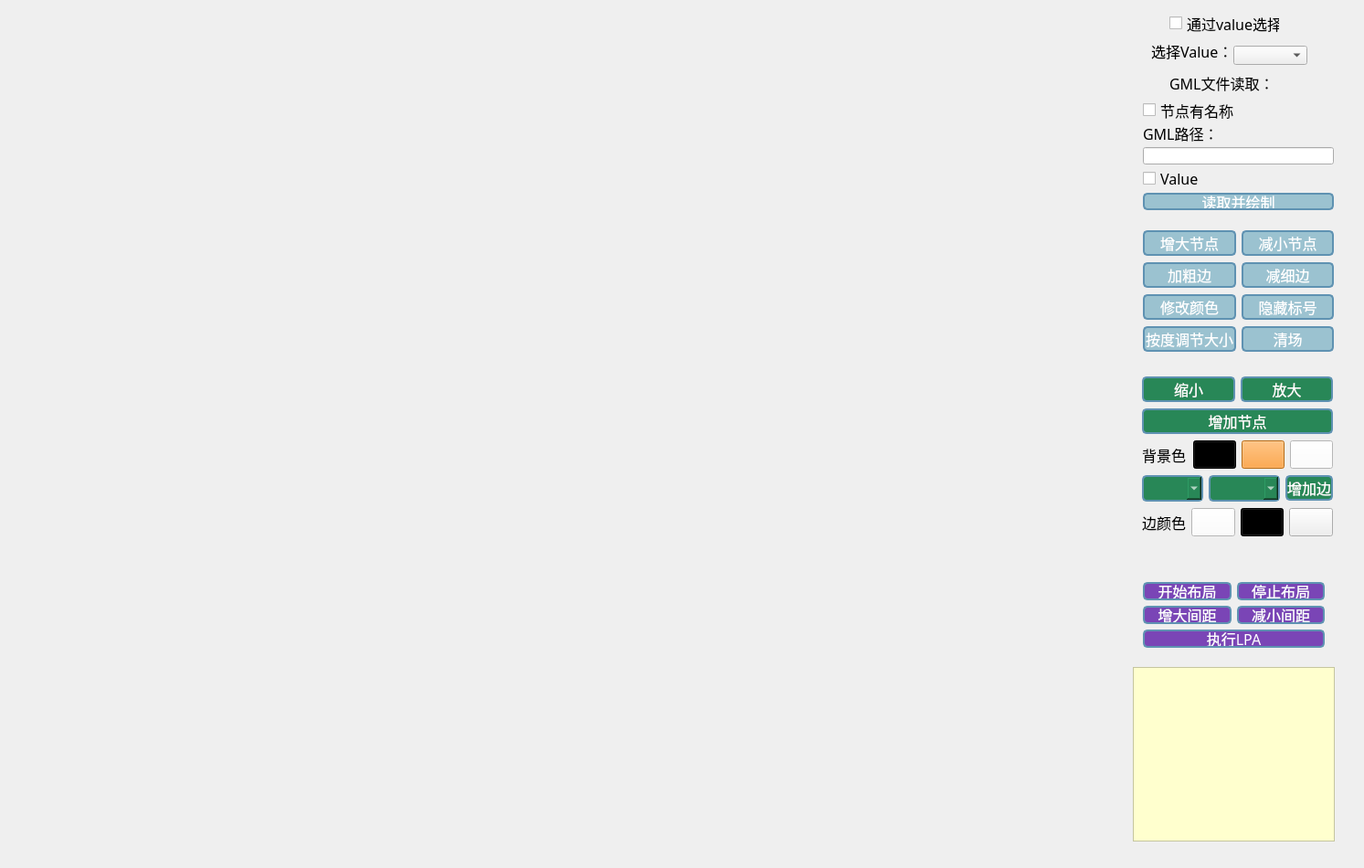
<?xml version="1.0" encoding="UTF-8"?>
<ui version="4.0">
 <class>MainWindow</class>
 <widget class="QMainWindow" name="MainWindow">
  <property name="geometry">
   <rect>
    <x>0</x>
    <y>0</y>
    <width>1493</width>
    <height>950</height>
   </rect>
  </property>
  <property name="windowTitle">
   <string>MainWindow</string>
  </property>
  <widget class="QWidget" name="centralWidget">
   <widget class="QTextBrowser" name="textBrowser">
    <property name="geometry">
     <rect>
      <x>1240</x>
      <y>730</y>
      <width>221</width>
      <height>191</height>
     </rect>
    </property>
    <property name="font">
     <font>
      <family>微软雅黑</family>
     </font>
    </property>
    <property name="styleSheet">
     <string notr="true">background-color:rgb(255, 255, 206)</string>
    </property>
    <property name="html">
     <string>&lt;!DOCTYPE HTML PUBLIC &quot;-//W3C//DTD HTML 4.0//EN&quot; &quot;http://www.w3.org/TR/REC-html40/strict.dtd&quot;&gt;
&lt;html&gt;&lt;head&gt;&lt;meta name=&quot;qrichtext&quot; content=&quot;1&quot; /&gt;&lt;style type=&quot;text/css&quot;&gt;
p, li { white-space: pre-wrap; }
&lt;/style&gt;&lt;/head&gt;&lt;body style=&quot; font-family:'微软雅黑'; font-size:9pt; font-weight:400; font-style:normal;&quot;&gt;
&lt;p style=&quot;-qt-paragraph-type:empty; margin-top:0px; margin-bottom:0px; margin-left:0px; margin-right:0px; -qt-block-indent:0; text-indent:0px; font-size:20pt;&quot;&gt;&lt;br /&gt;&lt;/p&gt;&lt;/body&gt;&lt;/html&gt;</string>
    </property>
   </widget>
   <widget class="QWidget" name="layoutWidget">
    <property name="geometry">
     <rect>
      <x>1239</x>
      <y>400</y>
      <width>231</width>
      <height>201</height>
     </rect>
    </property>
    <property name="font">
     <font>
      <family>微软雅黑</family>
      <pointsize>12</pointsize>
     </font>
    </property>
    <layout class="QVBoxLayout" name="verticalLayout">
     <item>
      <layout class="QHBoxLayout" name="horizontalLayout">
       <item>
        <widget class="QPushButton" name="pushButton_4">
         <property name="font">
          <font>
           <family>微软雅黑</family>
           <pointsize>12</pointsize>
          </font>
         </property>
         <property name="styleSheet">
          <string notr="true">QPushButton
{
background-color:rgb(40, 135, 87);
border:2px solid #5F92B2;
border-radius:5px;
color:white;
}</string>
         </property>
         <property name="text">
          <string>缩小</string>
         </property>
        </widget>
       </item>
       <item>
        <widget class="QPushButton" name="pushButton">
         <property name="font">
          <font>
           <family>微软雅黑</family>
           <pointsize>12</pointsize>
          </font>
         </property>
         <property name="styleSheet">
          <string notr="true">QPushButton
{
background-color:rgb(40, 135, 87);
border:2px solid #5F92B2;
border-radius:5px;
color:white;
}</string>
         </property>
         <property name="text">
          <string>放大</string>
         </property>
        </widget>
       </item>
      </layout>
     </item>
     <item>
      <widget class="QPushButton" name="pushButton_2">
       <property name="font">
        <font>
         <family>微软雅黑</family>
         <pointsize>12</pointsize>
        </font>
       </property>
       <property name="styleSheet">
        <string notr="true">QPushButton
{
background-color:rgb(40, 135, 87);
border:2px solid #5F92B2;
border-radius:5px;
color:white;
}</string>
       </property>
       <property name="text">
        <string>增加节点</string>
       </property>
      </widget>
     </item>
     <item>
      <layout class="QHBoxLayout" name="horizontalLayout_3">
       <item>
        <widget class="QLabel" name="label">
         <property name="font">
          <font>
           <family>微软雅黑</family>
           <pointsize>12</pointsize>
          </font>
         </property>
         <property name="text">
          <string>背景色：</string>
         </property>
        </widget>
       </item>
       <item>
        <widget class="QPushButton" name="pushButton_5">
         <property name="font">
          <font>
           <family>微软雅黑</family>
           <pointsize>12</pointsize>
          </font>
         </property>
         <property name="styleSheet">
          <string notr="true">background-color: rgb(0, 0, 0);</string>
         </property>
         <property name="text">
          <string/>
         </property>
        </widget>
       </item>
       <item>
        <widget class="QPushButton" name="pushButton_10">
         <property name="font">
          <font>
           <family>微软雅黑</family>
           <pointsize>12</pointsize>
          </font>
         </property>
         <property name="styleSheet">
          <string notr="true">background-color: rgb(255, 148, 26);</string>
         </property>
         <property name="text">
          <string/>
         </property>
        </widget>
       </item>
       <item>
        <widget class="QPushButton" name="pushButton_6">
         <property name="font">
          <font>
           <family>微软雅黑</family>
           <pointsize>12</pointsize>
          </font>
         </property>
         <property name="styleSheet">
          <string notr="true">background-color: rgb(255, 255, 255);</string>
         </property>
         <property name="text">
          <string/>
         </property>
        </widget>
       </item>
      </layout>
     </item>
     <item>
      <layout class="QHBoxLayout" name="horizontalLayout_2">
       <item>
        <widget class="QComboBox" name="comboBox_2">
         <property name="minimumSize">
          <size>
           <width>62</width>
           <height>0</height>
          </size>
         </property>
         <property name="font">
          <font>
           <family>微软雅黑</family>
           <pointsize>12</pointsize>
          </font>
         </property>
         <property name="styleSheet">
          <string notr="true">QComboBox
{
background-color:rgb(40, 135, 87);
border:2px solid #5F92B2;
border-radius:5px;
color:white;
}</string>
         </property>
        </widget>
       </item>
       <item>
        <widget class="QComboBox" name="comboBox">
         <property name="font">
          <font>
           <family>微软雅黑</family>
           <pointsize>12</pointsize>
          </font>
         </property>
         <property name="styleSheet">
          <string notr="true">QComboBox
{
background-color:rgb(40, 135, 87);
border:2px solid #5F92B2;
border-radius:5px;
color:white;
}</string>
         </property>
        </widget>
       </item>
       <item>
        <widget class="QPushButton" name="pushButton_3">
         <property name="font">
          <font>
           <family>微软雅黑</family>
           <pointsize>12</pointsize>
          </font>
         </property>
         <property name="styleSheet">
          <string notr="true">QPushButton
{
background-color:rgb(40, 135, 87);
border:2px solid #5F92B2;
border-radius:5px;
color:white;
}</string>
         </property>
         <property name="text">
          <string>增加边</string>
         </property>
        </widget>
       </item>
      </layout>
     </item>
     <item>
      <layout class="QHBoxLayout" name="horizontalLayout_4">
       <item>
        <widget class="QLabel" name="label_3">
         <property name="font">
          <font>
           <family>微软雅黑</family>
           <pointsize>12</pointsize>
          </font>
         </property>
         <property name="text">
          <string>边颜色</string>
         </property>
        </widget>
       </item>
       <item>
        <widget class="QPushButton" name="pushButton_12">
         <property name="font">
          <font>
           <family>微软雅黑</family>
           <pointsize>12</pointsize>
          </font>
         </property>
         <property name="styleSheet">
          <string notr="true">background-color: rgb(255, 255, 255);</string>
         </property>
         <property name="text">
          <string/>
         </property>
        </widget>
       </item>
       <item>
        <widget class="QPushButton" name="pushButton_13">
         <property name="font">
          <font>
           <family>微软雅黑</family>
           <pointsize>12</pointsize>
          </font>
         </property>
         <property name="styleSheet">
          <string notr="true">background-color: rgb(0, 0, 0);</string>
         </property>
         <property name="text">
          <string/>
         </property>
        </widget>
       </item>
       <item>
        <widget class="QPushButton" name="pushButton_14">
         <property name="font">
          <font>
           <family>微软雅黑</family>
           <pointsize>12</pointsize>
          </font>
         </property>
         <property name="styleSheet">
          <string notr="true">border-image: url(:/new/prefix1/image/[Y6VRW{A6HJ]WJT{}LPF}NS_copy.png);height:21%;</string>
         </property>
         <property name="text">
          <string/>
         </property>
        </widget>
       </item>
      </layout>
     </item>
    </layout>
   </widget>
   <widget class="QComboBox" name="comboBox_3">
    <property name="geometry">
     <rect>
      <x>1350</x>
      <y>50</y>
      <width>81</width>
      <height>21</height>
     </rect>
    </property>
    <property name="font">
     <font>
      <family>微软雅黑</family>
     </font>
    </property>
   </widget>
   <widget class="QCheckBox" name="checkBox_3">
    <property name="geometry">
     <rect>
      <x>1280</x>
      <y>10</y>
      <width>121</width>
      <height>31</height>
     </rect>
    </property>
    <property name="font">
     <font>
      <family>微软雅黑</family>
      <pointsize>12</pointsize>
     </font>
    </property>
    <property name="text">
     <string>通过value选择</string>
    </property>
   </widget>
   <widget class="QLabel" name="label_5">
    <property name="geometry">
     <rect>
      <x>1260</x>
      <y>40</y>
      <width>101</width>
      <height>31</height>
     </rect>
    </property>
    <property name="font">
     <font>
      <family>微软雅黑</family>
      <pointsize>12</pointsize>
     </font>
    </property>
    <property name="text">
     <string>选择Value：</string>
    </property>
   </widget>
   <widget class="QLabel" name="label_6">
    <property name="geometry">
     <rect>
      <x>1280</x>
      <y>80</y>
      <width>131</width>
      <height>21</height>
     </rect>
    </property>
    <property name="font">
     <font>
      <family>微软雅黑</family>
      <pointsize>12</pointsize>
     </font>
    </property>
    <property name="text">
     <string>GML文件读取：</string>
    </property>
   </widget>
   <widget class="QWidget" name="gridLayoutWidget">
    <property name="geometry">
     <rect>
      <x>1240</x>
      <y>100</y>
      <width>231</width>
      <height>141</height>
     </rect>
    </property>
    <layout class="QGridLayout" name="gridLayout">
     <item row="2" column="0">
      <widget class="QLineEdit" name="lineEdit"/>
     </item>
     <item row="3" column="0">
      <widget class="QCheckBox" name="checkBox_2">
       <property name="font">
        <font>
         <family>微软雅黑</family>
         <pointsize>12</pointsize>
        </font>
       </property>
       <property name="text">
        <string>Value</string>
       </property>
      </widget>
     </item>
     <item row="4" column="0">
      <widget class="QPushButton" name="pushButton_7">
       <property name="font">
        <font>
         <family>微软雅黑</family>
         <pointsize>12</pointsize>
        </font>
       </property>
       <property name="styleSheet">
        <string notr="true">QPushButton
{
background-color:rgba(134,183,200,0.8);
border:2px solid #5F92B2;
border-radius:5px;
color:white;
}</string>
       </property>
       <property name="text">
        <string>读取并绘制</string>
       </property>
      </widget>
     </item>
     <item row="0" column="0">
      <widget class="QCheckBox" name="checkBox">
       <property name="font">
        <font>
         <family>微软雅黑</family>
         <pointsize>12</pointsize>
        </font>
       </property>
       <property name="text">
        <string>节点有名称</string>
       </property>
      </widget>
     </item>
     <item row="1" column="0">
      <widget class="QLabel" name="label_2">
       <property name="font">
        <font>
         <family>微软雅黑</family>
         <pointsize>12</pointsize>
        </font>
       </property>
       <property name="styleSheet">
        <string notr="true"/>
       </property>
       <property name="text">
        <string>GML路径：</string>
       </property>
      </widget>
     </item>
    </layout>
   </widget>
   <widget class="QWidget" name="verticalLayoutWidget">
    <property name="geometry">
     <rect>
      <x>1240</x>
      <y>600</y>
      <width>221</width>
      <height>120</height>
     </rect>
    </property>
    <property name="font">
     <font>
      <family>微软雅黑</family>
      <pointsize>12</pointsize>
     </font>
    </property>
    <layout class="QVBoxLayout" name="verticalLayout_4">
     <item>
      <widget class="QLabel" name="label_4">
       <property name="text">
        <string/>
       </property>
      </widget>
     </item>
     <item>
      <layout class="QHBoxLayout" name="horizontalLayout_7">
       <item>
        <widget class="QPushButton" name="pushButton_17">
         <property name="font">
          <font>
           <family>微软雅黑</family>
           <pointsize>12</pointsize>
          </font>
         </property>
         <property name="styleSheet">
          <string notr="true">QPushButton
{
background-color:rgb(122, 69, 182);
border:2px solid #5F92B2;
border-radius:5px;
color:white;
}</string>
         </property>
         <property name="text">
          <string>开始布局</string>
         </property>
        </widget>
       </item>
       <item>
        <widget class="QPushButton" name="pushButton_18">
         <property name="font">
          <font>
           <family>微软雅黑</family>
           <pointsize>12</pointsize>
          </font>
         </property>
         <property name="styleSheet">
          <string notr="true">QPushButton
{
background-color:rgb(122, 69, 182);
border:2px solid #5F92B2;
border-radius:5px;
color:white;
}</string>
         </property>
         <property name="text">
          <string>停止布局</string>
         </property>
        </widget>
       </item>
      </layout>
     </item>
     <item>
      <layout class="QHBoxLayout" name="horizontalLayout_8">
       <item>
        <widget class="QPushButton" name="pushButton_20">
         <property name="font">
          <font>
           <family>微软雅黑</family>
           <pointsize>12</pointsize>
          </font>
         </property>
         <property name="styleSheet">
          <string notr="true">QPushButton
{
background-color:rgb(122, 69, 182);
border:2px solid #5F92B2;
border-radius:5px;
color:white;
}</string>
         </property>
         <property name="text">
          <string>增大间距</string>
         </property>
        </widget>
       </item>
       <item>
        <widget class="QPushButton" name="pushButton_21">
         <property name="font">
          <font>
           <family>微软雅黑</family>
           <pointsize>12</pointsize>
          </font>
         </property>
         <property name="styleSheet">
          <string notr="true">QPushButton
{
background-color:rgb(122, 69, 182);
border:2px solid #5F92B2;
border-radius:5px;
color:white;
}</string>
         </property>
         <property name="text">
          <string>减小间距</string>
         </property>
        </widget>
       </item>
      </layout>
     </item>
     <item>
      <widget class="QPushButton" name="pushButton_23">
       <property name="font">
        <font>
         <family>微软雅黑</family>
         <pointsize>12</pointsize>
        </font>
       </property>
       <property name="styleSheet">
        <string notr="true">QPushButton
{
background-color:rgb(122, 69, 182);
border:2px solid #5F92B2;
border-radius:5px;
color:white;
}</string>
       </property>
       <property name="text">
        <string>执行LPA</string>
       </property>
      </widget>
     </item>
    </layout>
   </widget>
   <widget class="QWidget" name="gridLayoutWidget_2">
    <property name="geometry">
     <rect>
      <x>1240</x>
      <y>240</y>
      <width>231</width>
      <height>161</height>
     </rect>
    </property>
    <layout class="QGridLayout" name="gridLayout_2">
     <item row="2" column="0">
      <widget class="QPushButton" name="pushButton_25">
       <property name="font">
        <font>
         <family>微软雅黑</family>
         <pointsize>12</pointsize>
        </font>
       </property>
       <property name="styleSheet">
        <string notr="true">QPushButton
{
background-color:rgba(134,183,200,0.8);
border:2px solid #5F92B2;
border-radius:5px;
color:white;
}</string>
       </property>
       <property name="text">
        <string>修改颜色</string>
       </property>
      </widget>
     </item>
     <item row="1" column="1">
      <widget class="QPushButton" name="pushButton_15">
       <property name="font">
        <font>
         <family>微软雅黑</family>
         <pointsize>12</pointsize>
        </font>
       </property>
       <property name="styleSheet">
        <string notr="true">QPushButton
{
background-color:rgba(134,183,200,0.8);
border:2px solid #5F92B2;
border-radius:5px;
color:white;
}</string>
       </property>
       <property name="text">
        <string>减细边</string>
       </property>
      </widget>
     </item>
     <item row="0" column="0">
      <widget class="QPushButton" name="pushButton_8">
       <property name="font">
        <font>
         <family>微软雅黑</family>
         <pointsize>12</pointsize>
        </font>
       </property>
       <property name="styleSheet">
        <string notr="true">QPushButton
{
background-color:rgba(134,183,200,0.8);
border:2px solid #5F92B2;
border-radius:5px;
color:white;
}</string>
       </property>
       <property name="text">
        <string>增大节点</string>
       </property>
      </widget>
     </item>
     <item row="1" column="0">
      <widget class="QPushButton" name="pushButton_11">
       <property name="font">
        <font>
         <family>微软雅黑</family>
         <pointsize>12</pointsize>
        </font>
       </property>
       <property name="styleSheet">
        <string notr="true">QPushButton
{
background-color:rgba(134,183,200,0.8);
border:2px solid #5F92B2;
border-radius:5px;
color:white;
}</string>
       </property>
       <property name="text">
        <string>加粗边</string>
       </property>
      </widget>
     </item>
     <item row="0" column="1">
      <widget class="QPushButton" name="pushButton_9">
       <property name="font">
        <font>
         <family>微软雅黑</family>
         <pointsize>12</pointsize>
        </font>
       </property>
       <property name="styleSheet">
        <string notr="true">QPushButton
{
background-color:rgba(134,183,200,0.8);
border:2px solid #5F92B2;
border-radius:5px;
color:white;
}</string>
       </property>
       <property name="text">
        <string>减小节点</string>
       </property>
      </widget>
     </item>
     <item row="2" column="1">
      <widget class="QPushButton" name="pushButton_16">
       <property name="font">
        <font>
         <family>微软雅黑</family>
         <pointsize>12</pointsize>
        </font>
       </property>
       <property name="styleSheet">
        <string notr="true">QPushButton
{
background-color:rgba(134,183,200,0.8);
border:2px solid #5F92B2;
border-radius:5px;
color:white;
}</string>
       </property>
       <property name="text">
        <string>隐藏标号</string>
       </property>
      </widget>
     </item>
     <item row="3" column="0">
      <widget class="QPushButton" name="pushButton_22">
       <property name="font">
        <font>
         <family>微软雅黑</family>
         <pointsize>12</pointsize>
        </font>
       </property>
       <property name="styleSheet">
        <string notr="true">QPushButton
{
background-color:rgba(134,183,200,0.8);
border:2px solid #5F92B2;
border-radius:5px;
color:white;
}</string>
       </property>
       <property name="text">
        <string>按度调节大小</string>
       </property>
      </widget>
     </item>
     <item row="3" column="1">
      <widget class="QPushButton" name="pushButton_24">
       <property name="font">
        <font>
         <family>微软雅黑</family>
         <pointsize>12</pointsize>
        </font>
       </property>
       <property name="styleSheet">
        <string notr="true">QPushButton
{
background-color:rgba(134,183,200,0.8);
border:2px solid #5F92B2;
border-radius:5px;
color:white;
}</string>
       </property>
       <property name="text">
        <string>清场</string>
       </property>
      </widget>
     </item>
    </layout>
   </widget>
  </widget>
  <widget class="QMenuBar" name="menuBar">
   <property name="geometry">
    <rect>
     <x>0</x>
     <y>0</y>
     <width>1493</width>
     <height>23</height>
    </rect>
   </property>
  </widget>
 </widget>
 <layoutdefault spacing="6" margin="11"/>
 <resources/>
 <connections/>
</ui>
